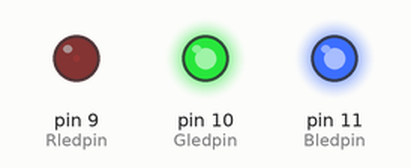
The sketch below on a simulated Arduino Uno, built with avr-gcc and run on an emulated ATmega328P. Parts: output pins drawn as LEDs (lit = HIGH).

Above: at 0.05 s.
At 1.05 s:
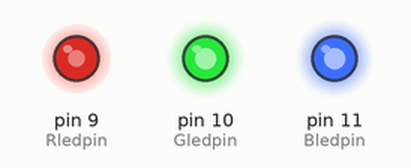
At 2.1 s:
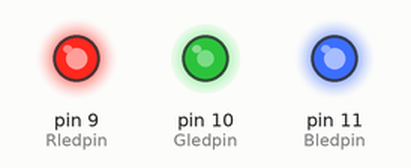
At 4.45 s:
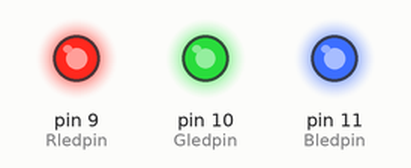
At 6.65 s:
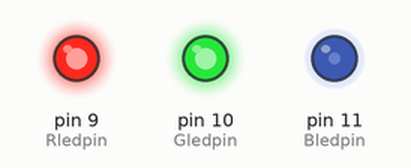
At 8.85 s:
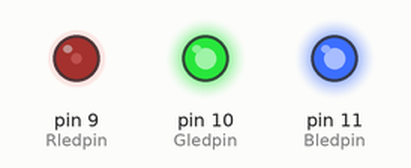
Timing chart, 0 to 11.9 s (numbered marks = the images above):
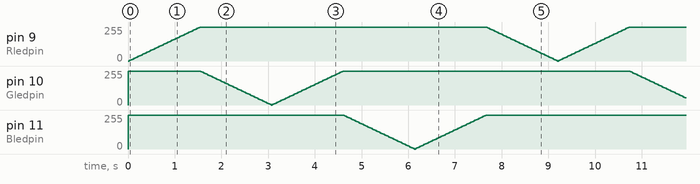

The sketch:

Practice_5.ino
```cpp
const int Rledpin = 9;
const int Gledpin = 10;
const int Bledpin = 11;
int brightness = 0;
int fadeAmount = 5;
int ledcolor = 0;

void setup() {
  // put your setup code here, to run once:
  pinMode(Rledpin, OUTPUT);
  pinMode(Gledpin, OUTPUT);
  pinMode(Bledpin, OUTPUT);
}

void loop() {
  // put your main code here, to run repeatedly:
  if(ledcolor == 0){
    analogWrite(Rledpin, brightness);
    analogWrite(Gledpin, 255);
    analogWrite(Bledpin, 255);
  }
  if(ledcolor == 1){
    analogWrite(Rledpin, 255);
    analogWrite(Gledpin, brightness);
    analogWrite(Bledpin, 255);
  }
  if(ledcolor == 2){
    analogWrite(Rledpin, 255);
    analogWrite(Gledpin, 255);
    analogWrite(Bledpin, brightness);
  }
  brightness = brightness + fadeAmount;

  if(brightness <= 0 || brightness >= 255){
    fadeAmount = -fadeAmount;
    if(brightness >= 255){
      ledcolor = ledcolor +1;
      if(ledcolor > 2){
        ledcolor =0;
      }
    }
  }
  delay(30);
}
```
